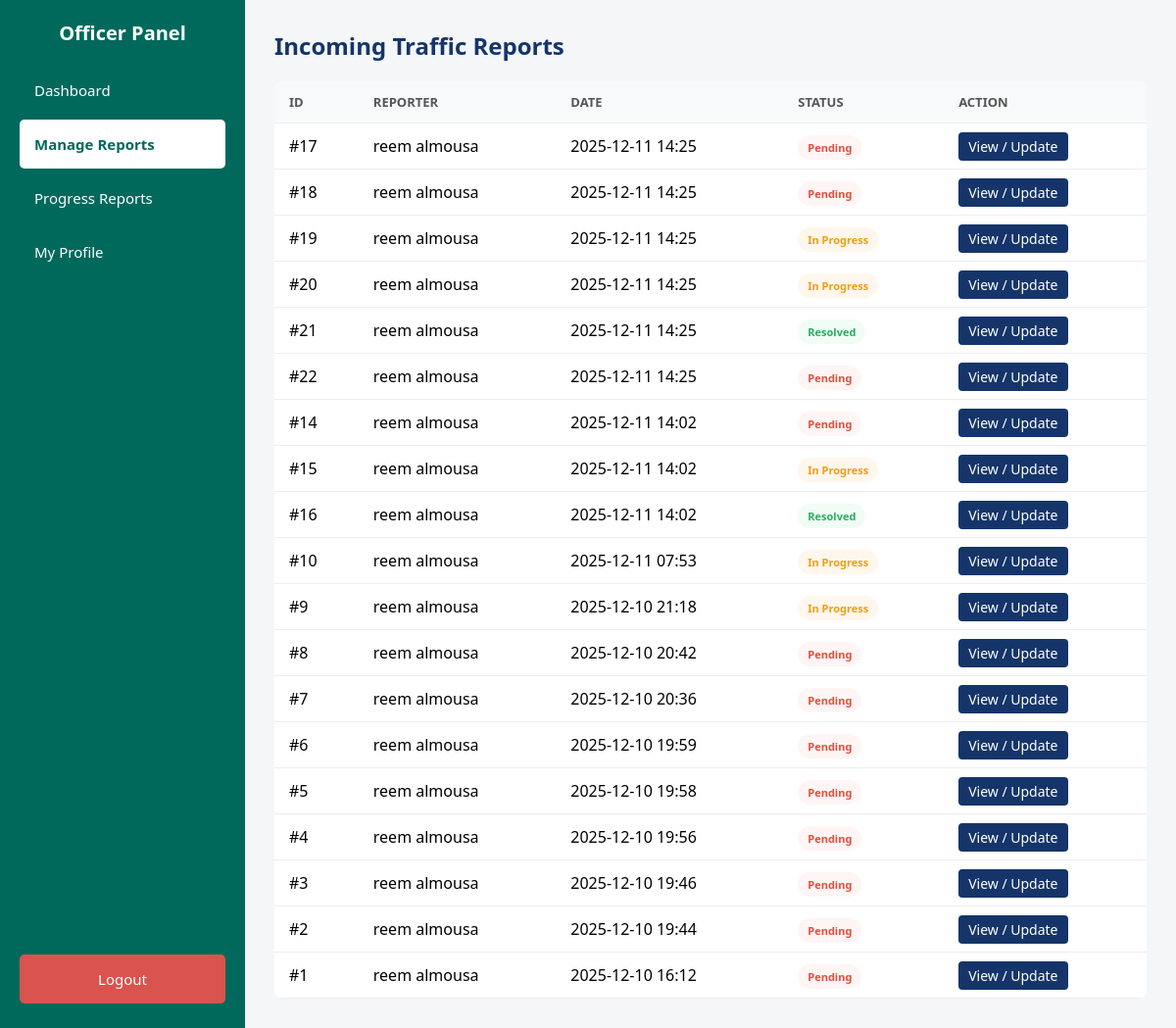
The page /officer_reports.php (signed in) on the database its author committed.
### tables this page shows
CREATE TABLE `reports` (
  `report_id` int(11) NOT NULL,
  `user_id` int(11) NOT NULL,
  `description` text NOT NULL,
  `latitude` decimal(10,8) NOT NULL,
  `longitude` decimal(11,8) NOT NULL,
  `status` enum('Pending','In Progress','Resolved') DEFAULT 'Pending',
  `image_path` varchar(255) DEFAULT NULL,
  `created_at` timestamp NOT NULL DEFAULT current_timestamp()
);

CREATE TABLE `users` (
  `user_id` int(11) NOT NULL,
  `full_name` varchar(100) NOT NULL,
  `email` varchar(100) NOT NULL,
  `id_number` varchar(20) NOT NULL,
  `phone_number` varchar(20) NOT NULL,
  `password` varchar(255) NOT NULL,
  `role` enum('Citizen','TrafficOfficer','Admin') DEFAULT 'Citizen',
  `created_at` timestamp NOT NULL DEFAULT current_timestamp(),
  `updated_at` timestamp NOT NULL DEFAULT current_timestamp() ON UPDATE current_timestamp()
);

### officer_reports.php (the view, shortened to what this page needs)
<?php
include 'db.php';
$sql = "SELECT reports.*, users.full_name FROM reports JOIN users ON reports.user_id = users.user_id ORDER BY created_at DESC";
$result = $conn->query($sql);
?>
<!DOCTYPE html>
<html lang="en">
<head>
    <link rel="stylesheet" href="style.css">
</head>
<body style="display: block;">
<div class="dashboard-container">
    <div class="sidebar">
    <h2>Officer Panel</h2>
    <a href="dashboard_officer.php">Dashboard</a>
    <a href="officer_reports.php"class="active">Manage Reports</a>
    <a href="officer_progress.php">Progress Reports</a>
    <a href="profile.php">My Profile</a>
    <a href="logout.php" class="logout-btn">Logout</a>
</div>
    <div class="main-content">
        <h2>Incoming Traffic Reports</h2>
        <table>
            <thead>
                <tr>
                    <th>ID</th>
                    <th>Reporter</th>
                    <th>Date</th>
                    <th>Status</th>
                    <th>Action</th>
                </tr>
            </thead>
            <tbody>
                <?php while($row = $result->fetch_assoc()): ?>
                <tr>
                    <td>#<?php echo $row['report_id']; ?></td>
                    <td><?php echo $row['full_name']; ?></td>
                    <td><?php echo date('Y-m-d H:i', strtotime($row['created_at'])); ?></td>
                    <td>
                        <span class="status-<?php echo str_replace(' ', '', $row['status']); ?>">
                            <?php echo $row['status']; ?>
                        </span>
                    </td>
                    <td>
                        <a href="report_details.php?id=<?php echo $row['report_id']; ?>" class="btn-view">View / Update</a>
                    </td>
                </tr>
                <?php endwhile; ?>
            </tbody>
        </table>
    </div>
</div>
</body>
</html>

### style.css (style rules this page uses)
html, body { height: 100%; margin: 0; padding: 0; font-family: 'Tajawal', 'Segoe UI', sans-serif; background-color: #f4f6f8; overflow-x: hidden; }
* { box-sizing: border-box; }
h1, h2, h3, h4, h5, h6 { margin-top: 0; color: #15356A; }
a { text-decoration: none; transition: 0.2s; }
.dashboard-container { display: flex; height: 100vh; width: 100%; }
.sidebar { width: 250px; background-color: #00695C; color: white; display: flex; flex-direction: column; padding: 20px; flex-shrink: 0; z-index: 1000; position: relative; }
.sidebar h2 { color: white; text-align: center; margin-bottom: 20px; font-size: 20px; }
.sidebar a { color: white; padding: 15px; margin-bottom: 5px; border-radius: 5px; font-size: 15px; display: block; }
.sidebar a.active { background-color: white; color: #00695C; font-weight: bold; }
.logout-btn { margin-top: auto; background-color: #d9534f !important; text-align: center; }
.main-content { flex: 1; padding: 30px; background-color: #f4f6f8; overflow-y: auto; display: block; }
table { width: 100%; border-collapse: collapse; background: white; border-radius: 8px; overflow: hidden; }
th, td { padding: 12px 15px; text-align: left; border-bottom: 1px solid #eee; }
th { background-color: #f8f9fa; color: #555; font-size: 13px; text-transform: uppercase; }
.badge, .status-Pending, .status-Resolved, .status-InProgress { padding: 5px 10px; border-radius: 20px; font-size: 11px; font-weight: bold; }
.status-Pending, .b-Pending { background: #fff5f5; color: #e74c3c; }
.status-Resolved, .b-Resolved { background: #f0fdf4; color: #27ae60; }
.status-InProgress, .b-InProgress { background: #fff7ed; color: #f39c12; }

### officer_reports.php (style rules this page uses)
.btn-view { background-color: #15356A; color: white; padding: 5px 10px; border-radius: 4px; text-decoration: none; font-size: 14px; }

### rows shown on the page
reports: report_id "17", user.full_name "reem almousa", created_at "2025-12-11 14:25", status "Pending"
reports: report_id "18", user.full_name "reem almousa", created_at "2025-12-11 14:25", status "Pending"
reports: report_id "19", user.full_name "reem almousa", created_at "2025-12-11 14:25", status "In Progress"
reports: report_id "20", user.full_name "reem almousa", created_at "2025-12-11 14:25", status "In Progress"
reports: report_id "21", user.full_name "reem almousa", created_at "2025-12-11 14:25", status "Resolved"
reports: report_id "22", user.full_name "reem almousa", created_at "2025-12-11 14:25", status "Pending"
reports: report_id "14", user.full_name "reem almousa", created_at "2025-12-11 14:02", status "Pending"
reports: report_id "15", user.full_name "reem almousa", created_at "2025-12-11 14:02", status "In Progress"
reports: report_id "16", user.full_name "reem almousa", created_at "2025-12-11 14:02", status "Resolved"
reports: report_id "10", user.full_name "reem almousa", created_at "2025-12-11 07:53", status "In Progress"
reports: report_id "9", user.full_name "reem almousa", created_at "2025-12-10 21:18", status "In Progress"
reports: report_id "8", user.full_name "reem almousa", created_at "2025-12-10 20:42", status "Pending"
reports: report_id "7", user.full_name "reem almousa", created_at "2025-12-10 20:36", status "Pending"
reports: report_id "6", user.full_name "reem almousa", created_at "2025-12-10 19:59", status "Pending"
reports: report_id "5", user.full_name "reem almousa", created_at "2025-12-10 19:58", status "Pending"
reports: report_id "4", user.full_name "reem almousa", created_at "2025-12-10 19:56", status "Pending"
reports: report_id "3", user.full_name "reem almousa", created_at "2025-12-10 19:46", status "Pending"
reports: report_id "2", user.full_name "reem almousa", created_at "2025-12-10 19:44", status "Pending"
reports: report_id "1", user.full_name "reem almousa", created_at "2025-12-10 16:12", status "Pending"
